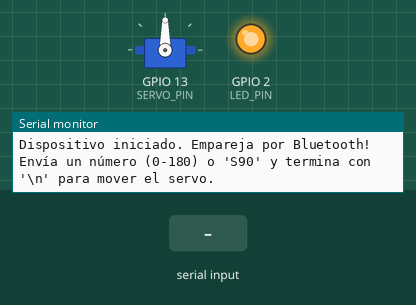
A sketch run on a simulated ESP32. Shown: servo, output pins drawn as LEDs (lit = HIGH), the last lines printed to the serial monitor. The inputs (shaded band) are chosen by the test bench. Nothing arrives over Bluetooth unless stated.

Above: at 1.5 s.
1.6 s: "-\n" received over the second serial link
At 3.2 s:
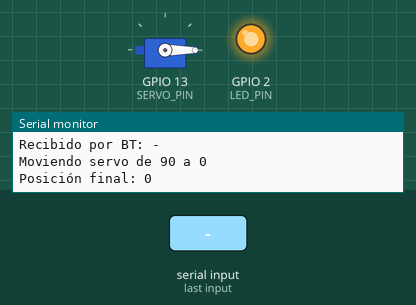
4.1 s: "S90\n" received over the second serial link
At 4.55 s:
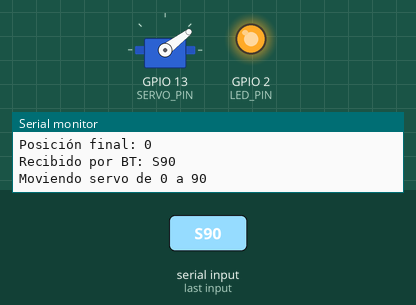
6.5 s: "200\n" received over the second serial link
At 8.3 s:
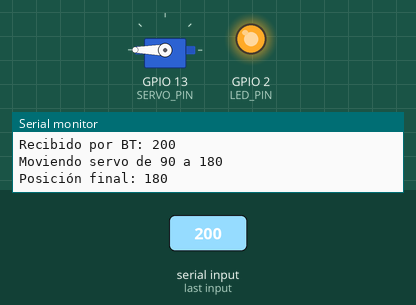
9.0 s: "S,45\n" received over the second serial link
At 9.15 s:
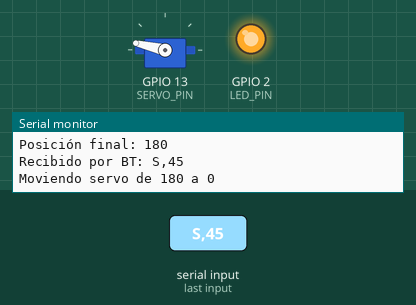
12.0 s: "90\n" received over the second serial link
At 12.75 s:
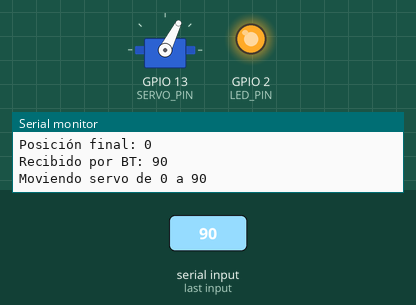
14.5 s: "+\n" received over the second serial link
At 17.0 s:
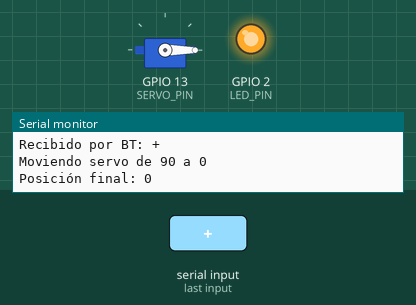
Timing chart, 0 to 18.0 s (numbered marks = the images above; inputs shaded):
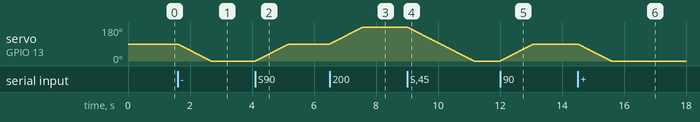

Measured:
- after the input at 1.6 s, servo on GPIO 13 (SERVO_PIN): moves from 90° to 0° over 1.1 s, starting at once
- after the input at 4.1 s, servo on GPIO 13 (SERVO_PIN): moves from 0° to 90° over 1.1 s, starting at once
- after the input at 6.5 s, servo on GPIO 13 (SERVO_PIN): moves from 90° to 180° over 1.1 s, starting at once
- after the input at 9.0 s, servo on GPIO 13 (SERVO_PIN): moves from 180° to 0° over 2.1 s, starting at once
- after the input at 12.0 s, servo on GPIO 13 (SERVO_PIN): moves from 0° to 90° over 1.1 s, starting at once
- after the input at 14.5 s, servo on GPIO 13 (SERVO_PIN): moves from 90° to 0° over 1.1 s, starting at once

The sketch:

esp32_bt_servo.ino
```cpp
// Sketch: ESP32 Bluetooth -> controlar servo por posición enviada desde la app
// Envíos aceptados:
//  - "P\n"  -> ping, responde "K\n"
//  - "90\n" -> mueve servo a 90 grados (también acepta "S90\n")

#include "BluetoothSerial.h"
#include <ESP32Servo.h> // librería recomendada para servos en ESP32

BluetoothSerial SerialBT;

// Pines / configuración
const int SERVO_PIN = 13;    // cambia por el pin que uses para el servo
const int LED_PIN = 2;       // led de estado (opcional)
const char* BT_NAME = "ESP32_Servo";

Servo myServo;

int currentAngle = 90; // ángulo actual inicial
const int MIN_ANGLE = 0;
const int MAX_ANGLE = 180;

// Para movimiento suave
const int STEP_DELAY_MS = 12; // ajuste para velocidad de giro (bajar = más rápido)

void setup() {
  Serial.begin(115200);
  SerialBT.begin(BT_NAME);
  Serial.println("Dispositivo iniciado. Empareja por Bluetooth!");
  Serial.println("Envía un número (0-180) o 'S90' y termina con '\\n' para mover el servo.");
  pinMode(LED_PIN, OUTPUT);

  myServo.setPeriodHertz(50); // frecuencia típica para servos
  myServo.attach(SERVO_PIN);

  // Coloca el servo en la posición inicial
  currentAngle = constrain(currentAngle, MIN_ANGLE, MAX_ANGLE);
  myServo.write(currentAngle);
  delay(300);
  digitalWrite(LED_PIN, HIGH);
}

void loop() {
  // Manejo de comandos/heartbeats entrantes de Bluetooth
  while (SerialBT.available()) {
    String line = SerialBT.readStringUntil('\n');
    line.trim(); // elimina espacios y CR/LF sobrantes

    if (line.length() == 0) continue;

    Serial.print("Recibido por BT: ");
    Serial.println(line);

    // Ping simple: si la línea empieza por 'P' -> responder ACK
    if (line.charAt(0) == 'P') {
      SerialBT.print("K\n");
      Serial.println("Ping recibido -> enviado 'K'");
      continue;
    }

    // Si la línea empieza por 'S' puede ser "S90"
    if (line.charAt(0) == 'S' || line.charAt(0) == 's') {
      String numberPart = line.substring(1);
      numberPart.trim();
      if (numberPart.length() == 0) continue;
      int target = numberPart.toInt();
      moveServoTo(constrain(target, MIN_ANGLE, MAX_ANGLE));
      continue;
    }

    // Si es solo número "90" o "-1"
    bool isNumber = true;
    for (size_t i = 0; i < line.length(); ++i) {
      char c = line.charAt(i);
      if (!(isDigit(c) || (i==0 && (c=='-' || c=='+')))) { isNumber = false; break; }
    }
    if (isNumber) {
      int target = line.toInt();
      moveServoTo(constrain(target, MIN_ANGLE, MAX_ANGLE));
      continue;
    }

    // Si no coincide con nada conocido -> log
    Serial.println("Comando no reconocido.");
  }

  // Puedes añadir aquí lecturas periódicas o tareas no bloqueantes
  delay(10);
}

void moveServoTo(int targetAngle) {
  targetAngle = constrain(targetAngle, MIN_ANGLE, MAX_ANGLE);
  if (targetAngle == currentAngle) {
    Serial.print("Ya en posición: ");
    Serial.println(currentAngle);
    // aún así confirmamos por BT
    SerialBT.print("S");
    SerialBT.print(currentAngle);
    SerialBT.print("\n");
    return;
  }

  Serial.print("Moviendo servo de ");
  Serial.print(currentAngle);
  Serial.print(" a ");
  Serial.println(targetAngle);

  if (targetAngle > currentAngle) {
    for (int a = currentAngle + 1; a <= targetAngle; ++a) {
      myServo.write(a);
      delay(STEP_DELAY_MS);
    }
  } else {
    for (int a = currentAngle - 1; a >= targetAngle; --a) {
      myServo.write(a);
      delay(STEP_DELAY_MS);
    }
  }

  currentAngle = targetAngle;
  Serial.print("Posición final: ");
  Serial.println(currentAngle);

  // enviar confirmación por Bluetooth
  SerialBT.print("S");
  SerialBT.print(currentAngle);
  SerialBT.print("\n");
}
```
